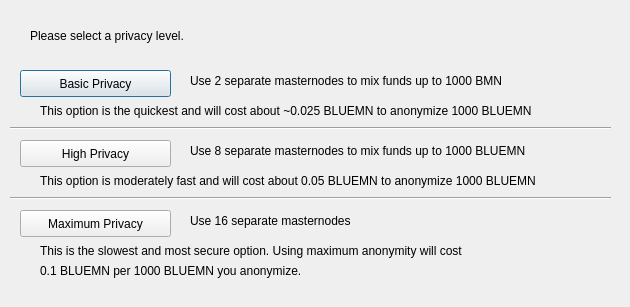
<?xml version="1.0" encoding="UTF-8"?>
<ui version="4.0">
 <class>DarksendConfig</class>
 <widget class="QDialog" name="DarksendConfig">
  <property name="geometry">
   <rect>
    <x>0</x>
    <y>0</y>
    <width>630</width>
    <height>307</height>
   </rect>
  </property>
  <property name="windowTitle">
   <string>Configure PrivateSend</string>
  </property>
  <widget class="QPushButton" name="buttonBasic">
   <property name="geometry">
    <rect>
     <x>20</x>
     <y>70</y>
     <width>151</width>
     <height>27</height>
    </rect>
   </property>
   <property name="text">
    <string>Basic Privacy</string>
   </property>
  </widget>
  <widget class="QPushButton" name="buttonHigh">
   <property name="geometry">
    <rect>
     <x>20</x>
     <y>140</y>
     <width>151</width>
     <height>27</height>
    </rect>
   </property>
   <property name="text">
    <string>High Privacy</string>
   </property>
  </widget>
  <widget class="QPushButton" name="buttonMax">
   <property name="geometry">
    <rect>
     <x>20</x>
     <y>210</y>
     <width>151</width>
     <height>27</height>
    </rect>
   </property>
   <property name="text">
    <string>Maximum Privacy</string>
   </property>
  </widget>
  <widget class="QLabel" name="label">
   <property name="geometry">
    <rect>
     <x>30</x>
     <y>20</y>
     <width>571</width>
     <height>31</height>
    </rect>
   </property>
   <property name="text">
    <string>Please select a privacy level.</string>
   </property>
  </widget>
  <widget class="QLabel" name="label_2">
   <property name="geometry">
    <rect>
     <x>190</x>
     <y>70</y>
     <width>421</width>
     <height>21</height>
    </rect>
   </property>
   <property name="text">
    <string>Use 2 separate masternodes to mix funds up to 1000 BMN</string>
   </property>
  </widget>
  <widget class="QLabel" name="label_3">
   <property name="geometry">
    <rect>
     <x>190</x>
     <y>140</y>
     <width>411</width>
     <height>21</height>
    </rect>
   </property>
   <property name="text">
    <string>Use 8 separate masternodes to mix funds up to 1000 BLUEMN</string>
   </property>
  </widget>
  <widget class="QLabel" name="label_4">
   <property name="geometry">
    <rect>
     <x>190</x>
     <y>210</y>
     <width>421</width>
     <height>21</height>
    </rect>
   </property>
   <property name="text">
    <string>Use 16 separate masternodes</string>
   </property>
  </widget>
  <widget class="QLabel" name="label_6">
   <property name="geometry">
    <rect>
     <x>40</x>
     <y>100</y>
     <width>561</width>
     <height>21</height>
    </rect>
   </property>
   <property name="text">
    <string>This option is the quickest and will cost about ~0.025 BLUEMN to anonymize 1000 BLUEMN</string>
   </property>
  </widget>
  <widget class="QLabel" name="label_7">
   <property name="geometry">
    <rect>
     <x>40</x>
     <y>170</y>
     <width>561</width>
     <height>21</height>
    </rect>
   </property>
   <property name="text">
    <string>This option is moderately fast and will cost about 0.05 BLUEMN to anonymize 1000 BLUEMN</string>
   </property>
  </widget>
  <widget class="QLabel" name="label_8">
   <property name="geometry">
    <rect>
     <x>40</x>
     <y>240</y>
     <width>561</width>
     <height>21</height>
    </rect>
   </property>
   <property name="text">
    <string>This is the slowest and most secure option. Using maximum anonymity will cost</string>
   </property>
  </widget>
  <widget class="QLabel" name="label_9">
   <property name="geometry">
    <rect>
     <x>40</x>
     <y>260</y>
     <width>561</width>
     <height>21</height>
    </rect>
   </property>
   <property name="text">
    <string>0.1 BLUEMN per 1000 BLUEMN you anonymize.</string>
   </property>
  </widget>
  <widget class="Line" name="line">
   <property name="geometry">
    <rect>
     <x>10</x>
     <y>120</y>
     <width>601</width>
     <height>16</height>
    </rect>
   </property>
   <property name="orientation">
    <enum>Qt::Horizontal</enum>
   </property>
  </widget>
  <widget class="Line" name="line_2">
   <property name="geometry">
    <rect>
     <x>10</x>
     <y>190</y>
     <width>601</width>
     <height>16</height>
    </rect>
   </property>
   <property name="orientation">
    <enum>Qt::Horizontal</enum>
   </property>
  </widget>
 </widget>
 <resources/>
 <connections/>
</ui>
